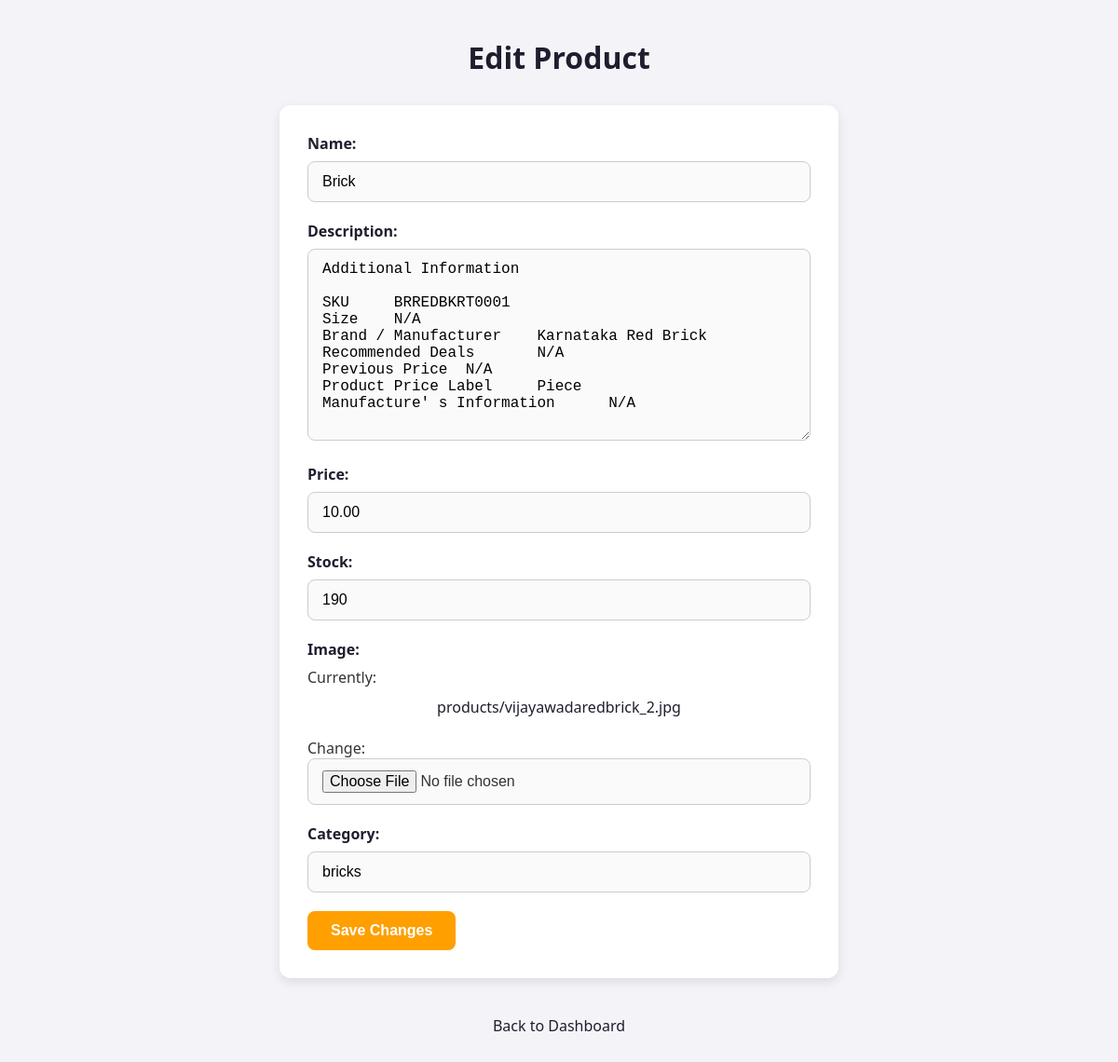
/edit-product/1/ (signed in), run on the app's committed database.
### app/models.py (models this page shows, shortened)
class Product(models.Model):
    name = models.CharField(max_length=200)
    description = models.TextField()
    price = models.DecimalField(max_digits=10, decimal_places=2)
    stock = models.IntegerField()
    image = models.ImageField(upload_to='products/')
    category = models.CharField(max_length=100)

### app/views.py (the view)
# urls.py: path('edit-product/<int:product_id>/', views.edit_product, name='edit_product'),
@login_required
def edit_product(request, product_id):
    if not request.user.is_superuser:
        return redirect('home')
    product = get_object_or_404(Product, id=product_id)
    if request.method == 'POST':
        form = ProductForm(request.POST, request.FILES, instance=product)
        if form.is_valid():
            form.save()
            return redirect('admin_home')
    else:
        form = ProductForm(instance=product)
    return render(request, 'admin/edit_product.html', {'form': form})

### app/forms.py
class ProductForm(forms.ModelForm):
    class Meta:
        model = Product
        fields = ['name', 'description', 'price', 'stock', 'image', 'category']

### templates/admin/edit_product.html (shortened to what this page needs)
<!DOCTYPE html>
<html>
<head>
    {% load static %}
    <link rel="stylesheet" href="{% static 'css/admin_edit.css' %}">
</head>
<body>
    <h1>Edit Product</h1>
    <form method="post" enctype="multipart/form-data">
        {{ form.as_p }}
        <button type="submit">Save Changes</button>
    </form>
    <p><a href="{% url 'admin_home' %}">Back to Dashboard</a></p>
</body>
</html>

### static/css/admin_edit.css (style rules this page uses)
* { margin: 0; padding: 0; box-sizing: border-box; }
body { font-family: 'Segoe UI', Tahoma, Geneva, Verdana, sans-serif; background-color: #f4f4f8; color: #333; padding: 40px 20px; }
h1 { text-align: center; color: #1e1e2f; margin-bottom: 30px; font-size: 32px; }
form { max-width: 600px; margin: 0 auto 40px auto; background-color: white; padding: 30px; border-radius: 12px; box-shadow: 0 4px 12px rgba(0, 0, 0, 0.1); }
form p { margin-bottom: 20px; font-size: 16px; }
form label { display: block; margin-bottom: 8px; font-weight: 600; color: #1e1e2f; }
form input[type="text"], form input[type="number"], form input[type="file"], form textarea, form select { width: 100%; padding: 12px 15px; border: 1px solid #ccc; border-radius: 8px; font-size: 16px; background-color: #fafafa; transition: border-color 0.3s ease; }
button[type="submit"] { background-color: #ff9f00; color: white; border: none; padding: 12px 25px; border-radius: 8px; font-size: 16px; cursor: pointer; font-weight: 600; transition: background-color 0.3s ease; }
p a { display: block; text-align: center; color: #1e1e2f; margin-top: 10px; font-size: 16px; text-decoration: none; font-weight: 500; transition: color 0.3s ease; }

### data on the page
Product: name "Brick", description "Additional Information SKU BRREDBKRT0001 Size N/A Brand / Manufacturer Karnataka Red Brick Recommended Deals N/A Previous Price N/A Product Price Label Piece Manufacture' s Information N/A", price "10.00", stock "190", category "bricks"
